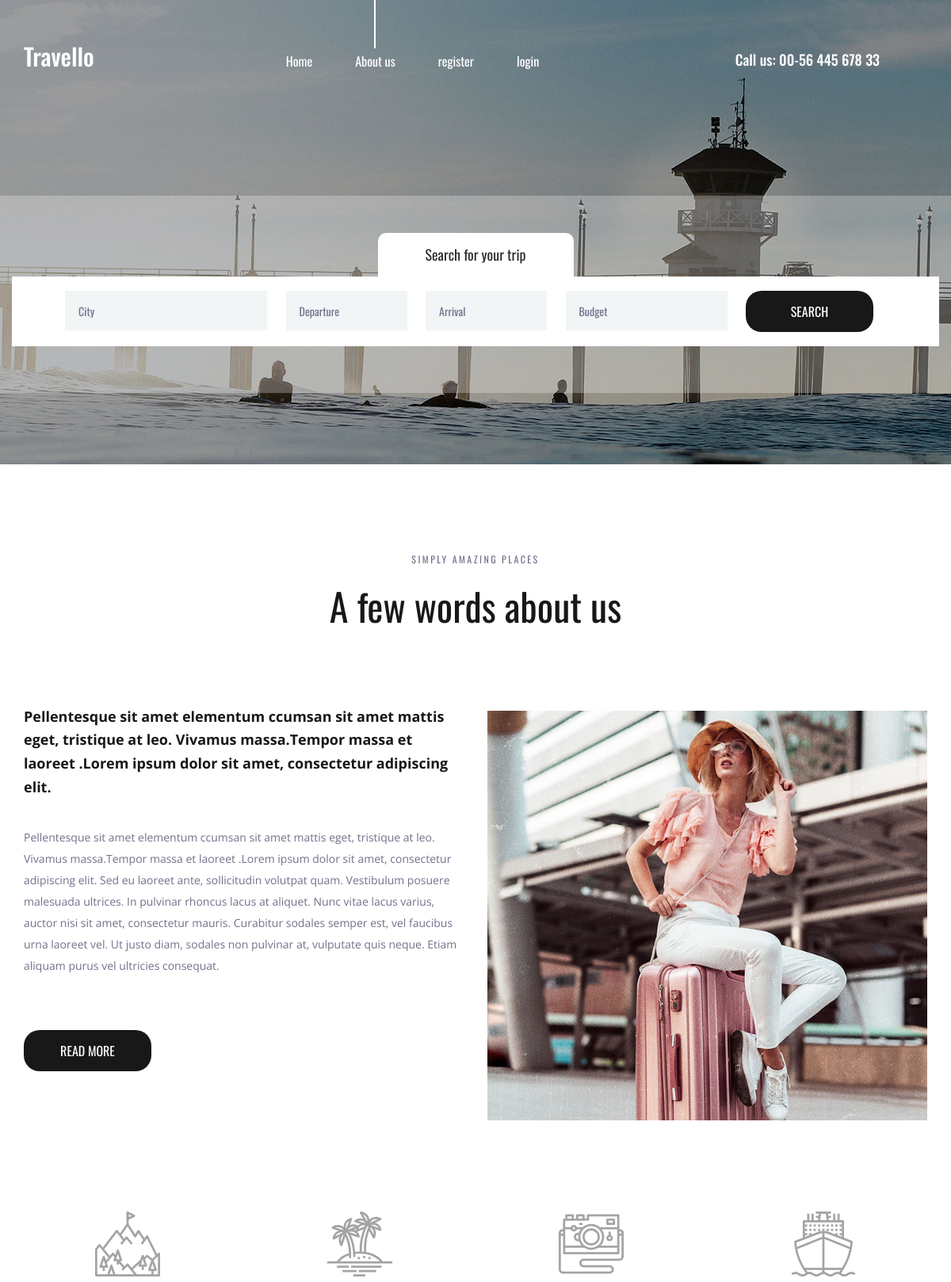
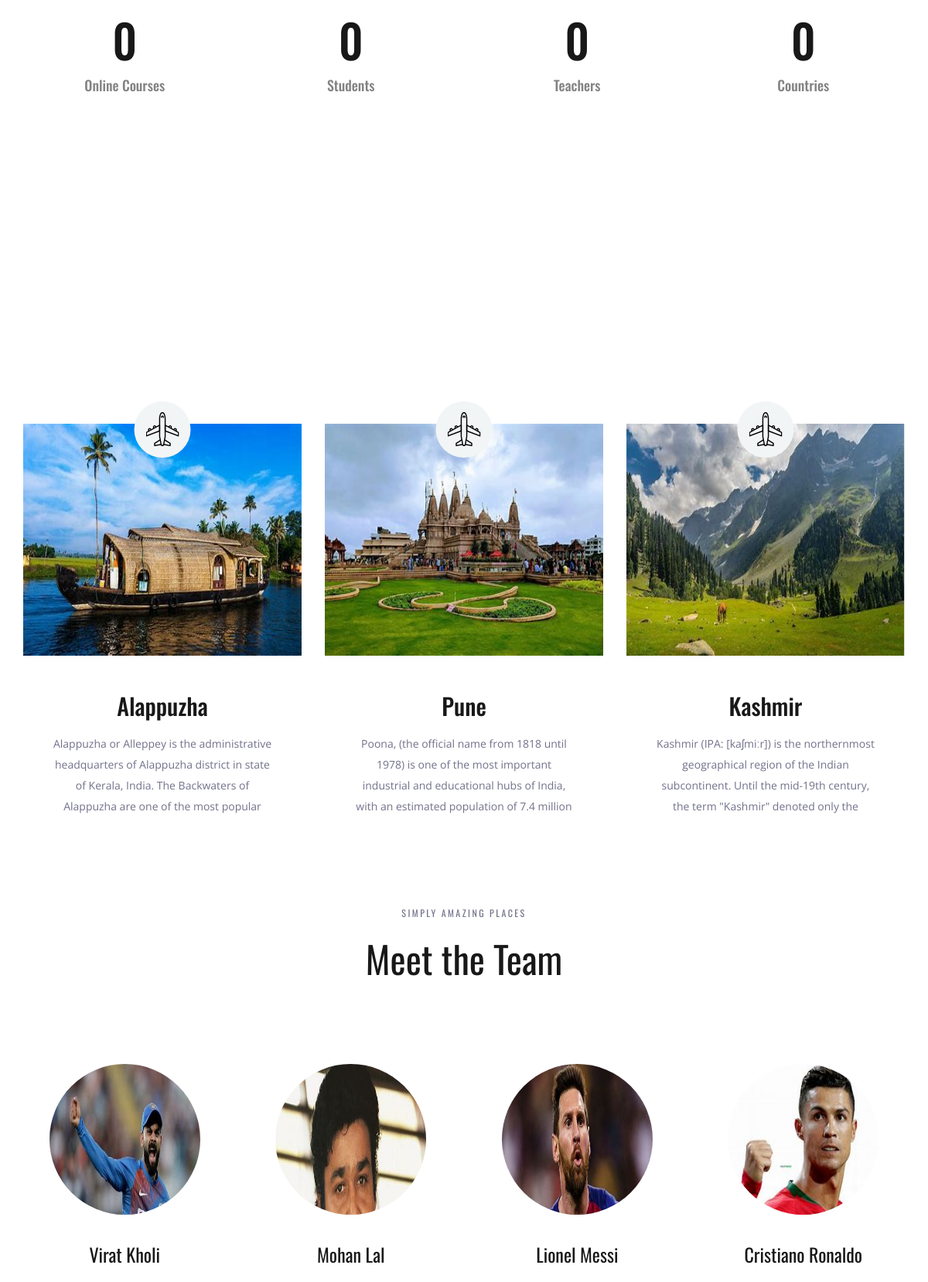
The page / (upper part) on the database its author committed (2 pictures, top to bottom).
### myapp/models.py (models this page shows, shortened)
class destination(models.Model):
    name = models.CharField(max_length=250)
    img = models.ImageField(upload_to='pic')
    desc = models.TextField()

class Team(models.Model):
    name = models.CharField(max_length=250)
    img = models.ImageField(upload_to='pic1')
    desc = models.TextField()

### myapp/views.py (the view)
# urls.py: path('', views.demo, name='demo'),
def demo(request):
    a = destination.objects.all()
    c = Team.objects.all()
    return render(request, 'index.html', {'b': a, 'd': c})

### templates/index.html (shortened to what this page needs)
{% load static %}
<!DOCTYPE html>
<html lang="en">
<head>
<link rel="stylesheet" type="text/css" href="{% static 'styles/bootstrap4/bootstrap.min.css' %}">
<link href="{% static 'plugins/font-awesome-4.7.0/css/font-awesome.min.css' %}" rel="stylesheet" type="text/css">
<link rel="stylesheet" type="text/css" href="{% static 'plugins/OwlCarousel2-2.2.1/owl.carousel.css' %}">
<link rel="stylesheet" type="text/css" href="{% static 'plugins/OwlCarousel2-2.2.1/owl.theme.default.css' %}">
<link rel="stylesheet" type="text/css" href="{% static 'plugins/OwlCarousel2-2.2.1/animate.css' %}">
<link rel="stylesheet" type="text/css" href="{% static 'styles/about.css' %}">
<link rel="stylesheet" type="text/css" href="{% static 'styles/about_responsive.css' %}">
</head>
<body>
<div class="super_container">
	<header class="header">
		<div class="container">
			<div class="row">
				<div class="col">
					<div class="header_content d-flex flex-row align-items-center justify-content-start">
						<div class="header_content_inner d-flex flex-row align-items-end justify-content-start">
							<div class="logo"><a href="index.html">Travello</a></div>
							<nav class="main_nav">
								<ul class="d-flex flex-row align-items-start justify-content-start">
									<li><a href="index.html">Home</a></li>
									<li class="active"><a href="about.html">About us</a></li>
									{% if user.is_authenticated %}
									<li>{{user.username}}</li>
									<li><a href="myapp23/logout">logout</a></li>
									{% else %}
									<li><a href="myapp23/register">register</a></li>
									<li><a href="myapp23/login">login</a></li>
									{% endif %}
								</ul>
							</nav>
							<div class="header_phone ml-auto">Call us: 00-56 445 678 33</div>
						</div>
					</div>
				</div>
			</div>
		</div>
	</header>
	<div class="home">
		<div class="background_image" style="background-image:url({% static 'images/about.jpg' %})"></div>
	</div>
	<div class="home_search">
		<div class="container">
			<div class="row">
				<div class="col">
					<div class="home_search_container">
						<div class="home_search_title">Search for your trip</div>
						<div class="home_search_content">
							<form action="#" class="home_search_form" id="home_search_form">
								<div class="d-flex flex-lg-row flex-column align-items-start justify-content-lg-between justify-content-start">
									<input type="text" class="search_input search_input_1" placeholder="City" required="required">
									<input type="text" class="search_input search_input_2" placeholder="Departure" required="required">
									<input type="text" class="search_input search_input_3" placeholder="Arrival" required="required">
									<input type="text" class="search_input search_input_4" placeholder="Budget" required="required">
									<button class="home_search_button">search</button>
								</div>
							</form>
						</div>
					</div>
				</div>
			</div>
		</div>
	</div>
	<div class="about">
		<div class="container">
			<div class="row">
				<div class="col text-center">
					<div class="section_subtitle">simply amazing places</div>
					<div class="section_title"><h2>A few words about us</h2></div>
				</div>
			</div>
			<div class="row about_row">
				<div class="col-lg-6">
					<div class="about_content">
						<div class="text_highlight">Pellentesque sit amet elementum ccumsan sit amet mattis eget, tristique at leo. Vivamus massa.Tempor massa et laoreet .Lorem ipsum dolor sit amet, consectetur adipiscing elit.</div>
						<div class="about_text">
							<p>Pellentesque sit amet elementum ccumsan sit amet mattis eget, tristique at leo. Vivamus massa.Tempor massa et laoreet .Lorem ipsum dolor sit amet, consectetur adipiscing elit. Sed eu laoreet ante, sollicitudin volutpat quam. Vestibulum posuere malesuada ultrices. In pulvinar rhoncus lacus at aliquet. Nunc vitae lacus varius, auctor nisi sit amet, consectetur mauris. Curabitur sodales semper est, vel faucibus urna laoreet vel. Ut justo diam, sodales non pulvinar at, vulputate quis neque. Etiam aliquam purus vel ultricies consequat.</p>
						</div>
						<div class="button about_button"><a href="#">read more</a></div>
					</div>
				</div>
				<div class="col-lg-6">
					<div class="about_image"><img src="{% static 'images/about_1.jpg' %}" alt=""></div>
				</div>
			</div>
		</div>
	</div>
	<div class="milestones">
		<div class="container">
			<div class="row">
				<div class="col-lg-3 milestone_col">
					<div class="milestone text-center">
						<div class="milestone_icon"><img src="{% static 'images/mountain.svg' %}" alt=""></div>
						<div class="milestone_counter" data-end-value="17">0</div>
						<div class="milestone_text">Online Courses</div>
					</div>
				</div>
				<div class="col-lg-3 milestone_col">
					<div class="milestone text-center">
						<div class="milestone_icon"><img src="{% static 'images/island.svg' %}" alt=""></div>
						<div class="milestone_counter" data-end-value="213">0</div>
						<div class="milestone_text">Students</div>
					</div>
				</div>
				<div class="col-lg-3 milestone_col">
					<div class="milestone text-center">
						<div class="milestone_icon"><img src="{% static 'images/camera.svg' %}" alt=""></div>
						<div class="milestone_counter" data-end-value="11923">0</div>
						<div class="milestone_text">Teachers</div>
					</div>
				</div>
				<div class="col-lg-3 milestone_col">
					<div class="milestone text-center">
						<div class="milestone_icon"><img src="{% static 'images/boat.svg' %}" alt=""></div>
						<div class="milestone_counter" data-end-value="15">0</div>
						<div class="milestone_text">Countries</div>
					</div>
				</div>
			</div>
		</div>
	</div>
	<div class="why">
		<div class="parallax_background parallax-window" data-parallax="scroll" data-image-src="{% static 'images/why.jpg' %}" data-speed="0.8"></div>
		<div class="container">
			<div class="row">
				<div class="col text-center">
					<div class="section_subtitle">simply amazing places</div>
					<div class="section_title"><h2>Why choose us?</h2></div>
				</div>
			</div>
			<div class="row why_row">
				{% for i in b %}
				<div class="col-lg-4 why_col" style="height:400px;width:100%;">
					<div class="why_item">
						<div class="why_image">
							<img src="{{i.img.url}}" alt="" style="width:100%;height:300px;">
							<div class="why_icon d-flex flex-column align-items-center justify-content-center">
								<img src="{% static 'images/why_1.svg' %}" alt="">
							</div>
						</div>
						<div class="why_content text-center">
							<div class="why_title">{{i.name}}</div>
							<div class="why_text">
								<p>{{i.desc}}</p>
							</div>
						</div>
					</div>
				</div>
				{% endfor %}
			</div>
		</div>
	</div>
	<div class="team">
		<div class="container">
			<div class="row">
				<div class="col text-center">
					<div class="section_subtitle">simply amazing places</div>
					<div class="section_title"><h2>Meet the Team</h2></div>
				</div>
			</div>
			<div class="row team_row">
				{% for h in d %}
				<div class="col-xl-3 col-md-6 team_col">
					<div class="team_item d-flex flex-column align-items-center justify-content-start text-center">
						<div class="team_image"><img src="{{h.img.url}}" alt="" style="width:100%;height:300px;"></div>
						<div class="team_content">
							<div class="team_title"><a href="#">{{h.name}}</a></div>
						</div>
					</div>
				</div>
				{% endfor %}
			</div>
		</div>
	</div>
</div>
</body>
</html>

### rows shown on the page
destination: img (picture), name "Alappuzha", desc "Alappuzha or Alleppey is the administrative headquarters of Alappuzha district in state of Kerala, India. The Backwaters of Alappuzha are one of the most popular…"
destination: img (picture), name "Pune", desc "Poona, (the official name from 1818 until 1978) is one of the most important industrial and educational hubs of India, with an estimated population of 7.4 million…"
destination: img (picture), name "Kashmir", desc "Kashmir (IPA: [kaʃmiːr]) is the northernmost geographical region of the Indian subcontinent. Until the mid-19th century, the term \"Kashmir\" denoted only the…"
Team: img (picture), name "Virat Kholi"
Team: img (picture), name "Mohan Lal"
Team: img (picture), name "Lionel Messi"
Team: img (picture), name "Cristiano Ronaldo"
